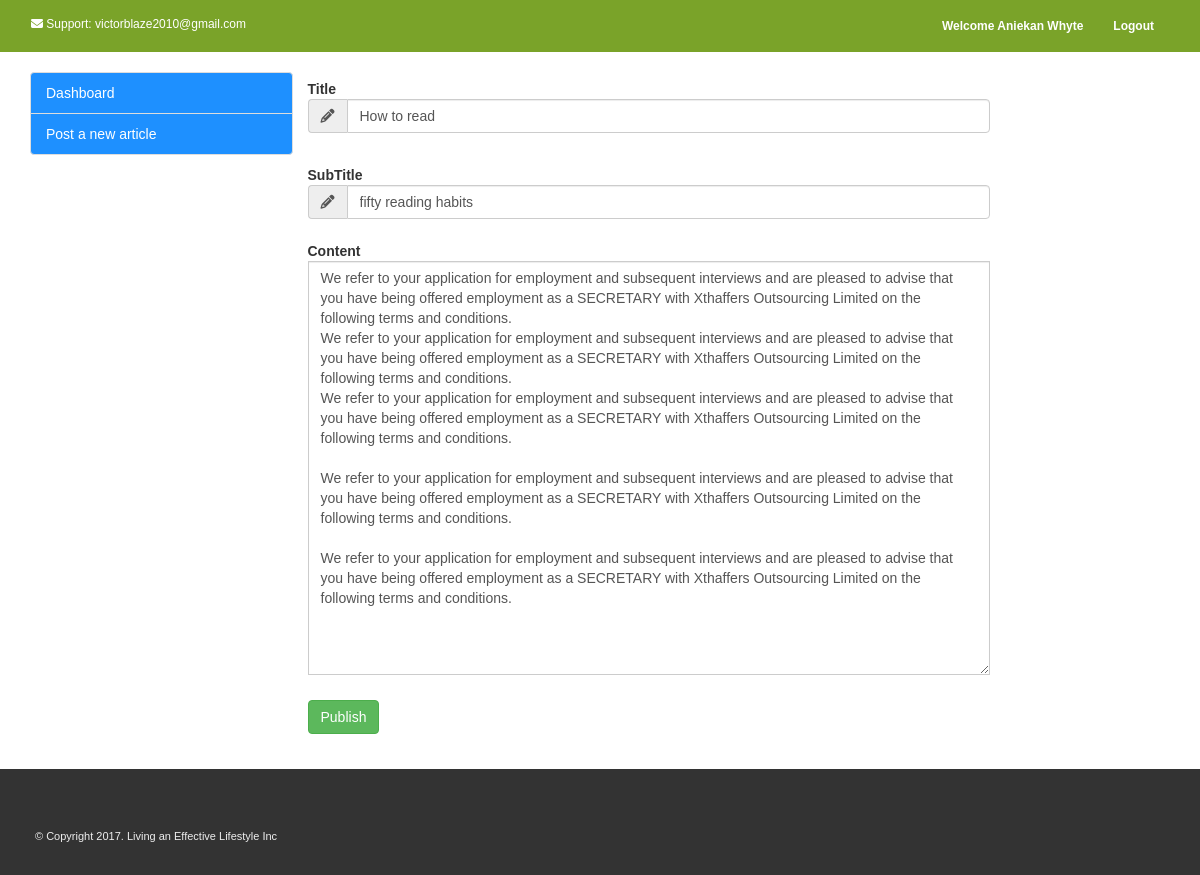
The page /update-post-items.php?article=How to read (signed in) on the database its author committed.
### tables this page shows
CREATE TABLE IF NOT EXISTS `posts` (
  `id` int(11) NOT NULL AUTO_INCREMENT,
  `page_id` int(11) NOT NULL,
  `title` varchar(250) NOT NULL,
  `subtitle` varchar(250) NOT NULL,
  `content` varchar(40000) NOT NULL,
  `image` varchar(250) NOT NULL,
  `date` text NOT NULL,
  PRIMARY KEY (`id`)
);

### update-post-items.php (the view, shortened to what this page needs)
<?php
$user_email = $_SESSION['email'];
?>
<?php
include("includes/connection.php");
$sql2 = "SELECT fullname FROM admin WHERE email = '$user_email'";
$query2 = mysqli_query($con, $sql2);
$row2 = mysqli_fetch_assoc($query2);
if(isset($_GET['article'])) {
 $article_title = $_GET['article'];
 $fetch_article = "SELECT * FROM posts WHERE title = '$article_title'";
 $fetch_query = mysqli_query($con, $fetch_article);
 $items = mysqli_fetch_assoc($fetch_query);
}
?>
<!DOCTYPE html>
<html lang="en">
	<head>
		 <link rel="stylesheet" href="./css/bootstrap.min.css">
		<link rel="stylesheet" href="./css/custom.css">
	</head>
	<body>
	<nav class="navbar navbar-new navbar" role="navigation">
    <div class="container-fluid">
		<p class="navbar-text"><span><i class="fa fa-envelope" aria-hidden="true"></i>  Support: victorblaze2010@gmail.com</span></p>
        <div class="collapse navbar-collapse navbar-right" id="navbar1">
            <ul class="nav navbar-nav">
                <li class=""><a href="#"><?php echo "Welcome " . $row2['fullname']; ?></a></li>
				<li class=""><a href="logout.php">Logout</a></li>
            </ul>
        </div>
    </div>
</nav>
<div class="container" style="margin-top:20px; margin-bottom:20px">
<div class="row">
<div class="col-lg-3 sidebar">
<ul class="list-group">
    <li class="list-group-item"><a href="dashboard.php">Dashboard</a></li>
   <li class="list-group-item"><a href="blog-post.php">Post a new article</a></li>
</ul>
</div>
<div class="col-lg-7">
<form class="form-horizontal" method="post" action="" enctype="multipart/form-data">
						<div class="form-group">
							<label class="cols-sm-2 control-label">Title</label>
							<div class="cols-sm-10">
								<div class="input-group">
									<span class="input-group-addon"><i class="fa fa-pencil" aria-hidden="true"></i></span>
									<input type="text" class="form-control"
									name="title" value="<?php echo $items['title'];?>" required/>
                                </div>
							</div>
						</div>
						<div class="form-group">
							<label class="cols-sm-2 control-label">SubTitle</label>
							<div class="cols-sm-10">
								<div class="input-group">
									<span class="input-group-addon"><i class="fa fa-pencil" aria-hidden="true"></i></span>
									<input type="text" class="form-control" name="subtitle"
									value="<?php echo $items['subtitle'];?>" placeholder="optional"/>
                                </div>
							</div>
						</div>
                        <div class="form-group">
							<label  class="cols-sm-2 control-label">Content</label>
							<div class="cols-sm-10">
								<div class="input-group">
							<textarea rows="20" cols="100" class="form-control"
							name="content" required><?php echo $items['content'];?></textarea>
                                </div>
							</div>
						</div>
                      <div class="form-group ">
					<button class="btn btn-success" type="submit" name="update">Publish</button>
						</div>
					</form>
</div>
</div>
</div>
<footer>
<div class="container">
<div class="row" style="margin-top: 40px;">
<div class="col-sm-6">
<p class="copyright">&copy; Copyright 2017. Living an Effective Lifestyle Inc</p>
</div>
</div>
</div>
</footer>
</body>
</html>

### css/custom.css (style rules this page uses)
body { margin: 0; padding: 0; background: #fff; font-family: arial, verdana, sans-serif; }
.navbar { border-radius: 0; }
.navbar-new { background-color: #7aa329; font-size: 12px; }
.navbar-new .navbar-nav > li > a { color: #FFF; font-weight: bold; }
.navbar-new .navbar-text { color: #FFF; }
footer { color:#eee; background: #333; padding: 20px; font-size: 11px; }
.copyright { text-align: left; }
.sidebar .list-group .list-group-item { background-color: #1e90ff; }
.sidebar .list-group .list-group-item a { text-decoration:none; color: #fff; font-size: 14px; }

### rows shown on the page
posts: title "How to read", subtitle "fifty reading habits", content "We refer to your application for employment and subsequent interviews and are pleased to advise that you have being offered employment as a SECRETARY with Xthaffers Outsourcing Limited on the following terms and conditions. We refer to your application for employment and subsequent interviews and are pleased to advise that you have being offered employment as a SECRETARY with Xthaffers Outsourcing Limited on the following terms and conditions. We refer to your application for employment and subsequent interviews and are pleased to advise that you have being offered employment as a SECRETARY with Xthaffers Outsourcing Limited on the following terms and conditions. We refer to your…"

### other values the page prints
$row2['fullname'] "Aniekan Whyte"
